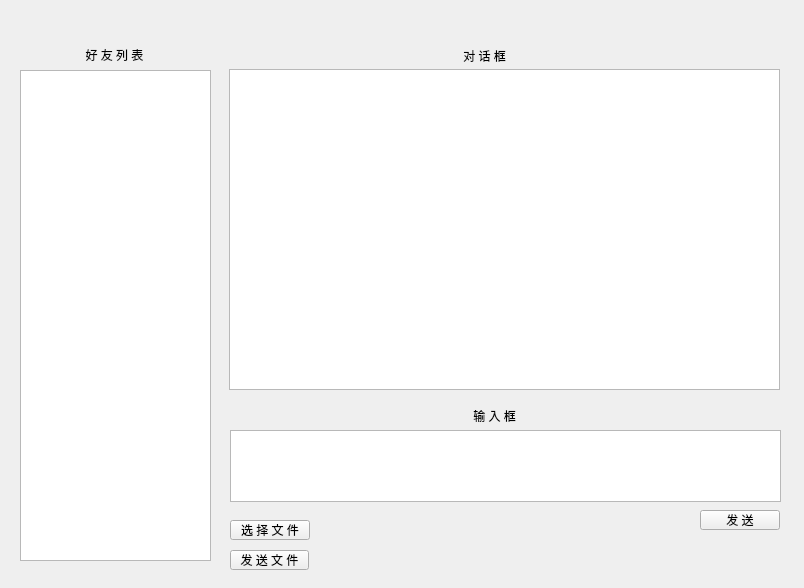
<?xml version="1.0" encoding="UTF-8"?>
<ui version="4.0">
 <class>Chat</class>
 <widget class="QWidget" name="Chat">
  <property name="geometry">
   <rect>
    <x>0</x>
    <y>0</y>
    <width>804</width>
    <height>588</height>
   </rect>
  </property>
  <property name="windowTitle">
   <string>Form</string>
  </property>
  <widget class="QWidget" name="verticalLayoutWidget_3">
   <property name="geometry">
    <rect>
     <x>20</x>
     <y>70</y>
     <width>191</width>
     <height>491</height>
    </rect>
   </property>
   <layout class="QVBoxLayout" name="verticalLayout_3">
    <item>
     <widget class="QListWidget" name="friendList"/>
    </item>
   </layout>
  </widget>
  <widget class="QWidget" name="verticalLayoutWidget_2">
   <property name="geometry">
    <rect>
     <x>229</x>
     <y>69</y>
     <width>551</width>
     <height>321</height>
    </rect>
   </property>
   <layout class="QVBoxLayout" name="verticalLayout_2">
    <item>
     <widget class="QTextEdit" name="msg"/>
    </item>
   </layout>
  </widget>
  <widget class="QLabel" name="label_3">
   <property name="geometry">
    <rect>
     <x>470</x>
     <y>410</y>
     <width>54</width>
     <height>12</height>
    </rect>
   </property>
   <property name="text">
    <string> 输 入 框</string>
   </property>
  </widget>
  <widget class="QWidget" name="verticalLayoutWidget">
   <property name="geometry">
    <rect>
     <x>230</x>
     <y>430</y>
     <width>551</width>
     <height>72</height>
    </rect>
   </property>
   <layout class="QVBoxLayout" name="verticalLayout">
    <item>
     <widget class="QTextEdit" name="input"/>
    </item>
   </layout>
  </widget>
  <widget class="QLabel" name="label_2">
   <property name="geometry">
    <rect>
     <x>460</x>
     <y>50</y>
     <width>54</width>
     <height>12</height>
    </rect>
   </property>
   <property name="text">
    <string> 对 话 框</string>
   </property>
  </widget>
  <widget class="QWidget" name="verticalLayoutWidget_4">
   <property name="geometry">
    <rect>
     <x>19</x>
     <y>39</y>
     <width>191</width>
     <height>31</height>
    </rect>
   </property>
   <layout class="QVBoxLayout" name="verticalLayout_4">
    <item>
     <widget class="QLabel" name="label">
      <property name="text">
       <string>好 友 列 表</string>
      </property>
      <property name="alignment">
       <set>Qt::AlignCenter</set>
      </property>
     </widget>
    </item>
   </layout>
  </widget>
  <widget class="QPushButton" name="sendmsg">
   <property name="geometry">
    <rect>
     <x>700</x>
     <y>510</y>
     <width>80</width>
     <height>20</height>
    </rect>
   </property>
   <property name="text">
    <string>发 送</string>
   </property>
  </widget>
  <widget class="QPushButton" name="sendfile">
   <property name="geometry">
    <rect>
     <x>230</x>
     <y>550</y>
     <width>79</width>
     <height>20</height>
    </rect>
   </property>
   <property name="text">
    <string>发 送 文 件</string>
   </property>
  </widget>
  <widget class="QLabel" name="showfilename">
   <property name="geometry">
    <rect>
     <x>320</x>
     <y>540</y>
     <width>451</width>
     <height>16</height>
    </rect>
   </property>
   <property name="text">
    <string/>
   </property>
  </widget>
  <widget class="QPushButton" name="choosefile">
   <property name="geometry">
    <rect>
     <x>230</x>
     <y>520</y>
     <width>80</width>
     <height>20</height>
    </rect>
   </property>
   <property name="text">
    <string>选 择 文 件</string>
   </property>
  </widget>
 </widget>
 <resources/>
 <connections/>
</ui>
